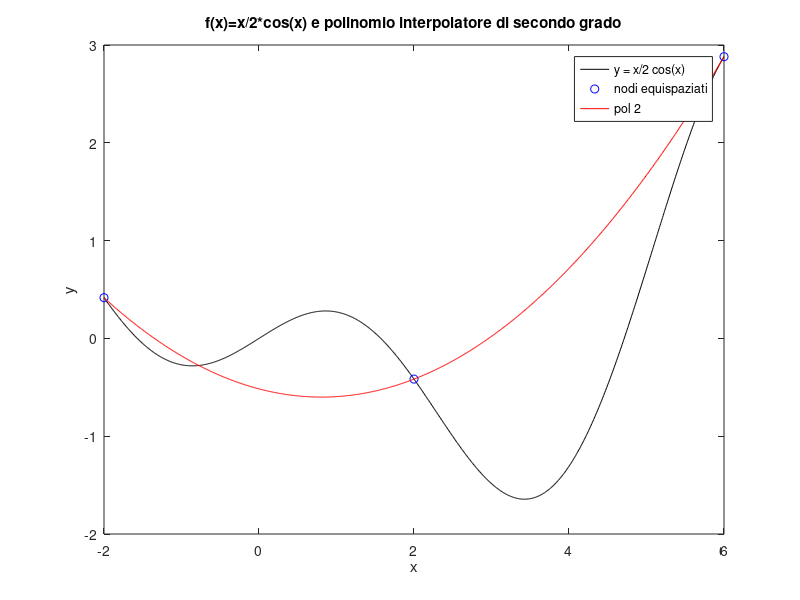
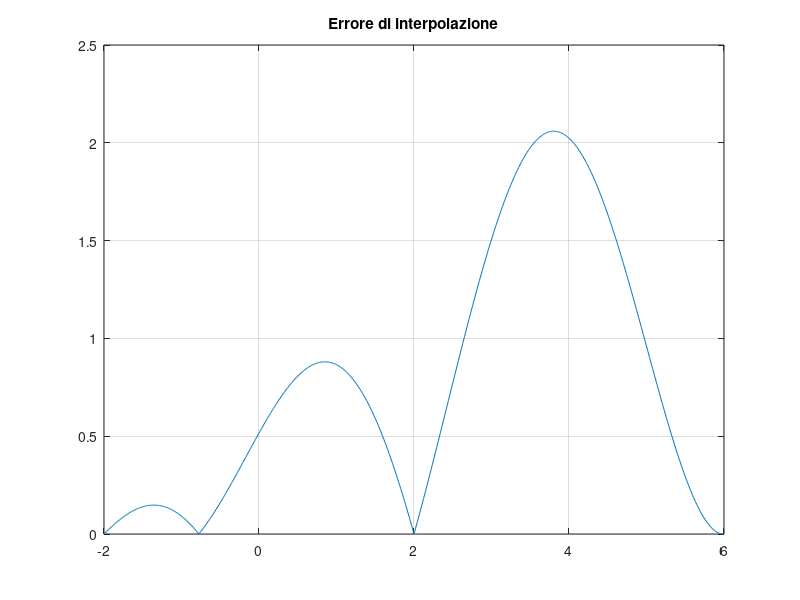
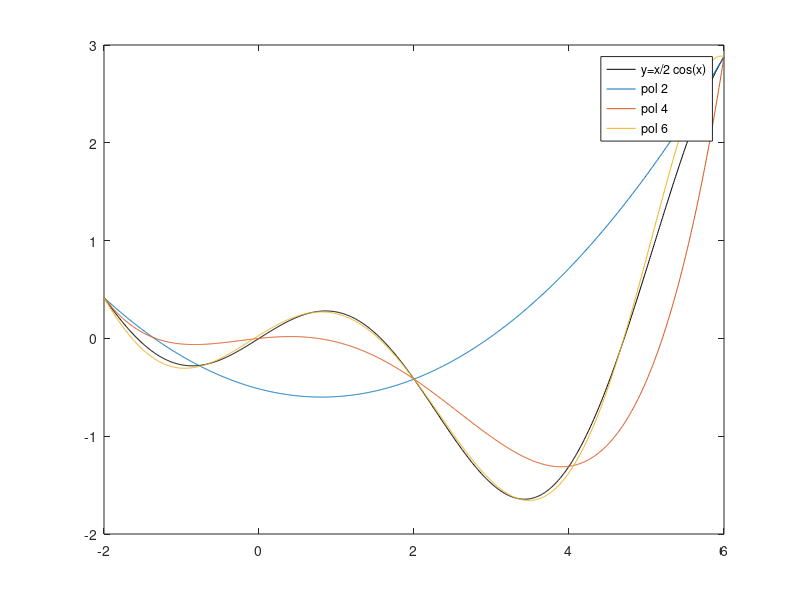
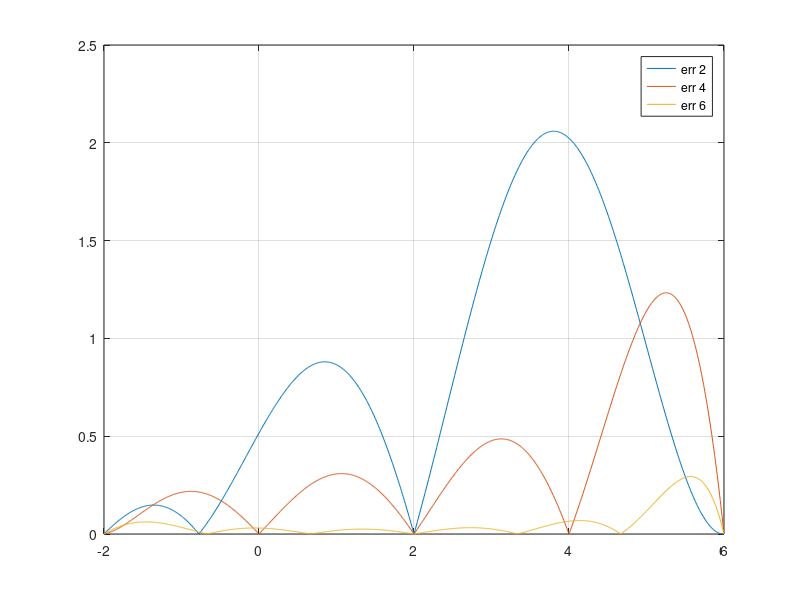

MATLAB code for these plots, in order:
clc; clear all; close all;

fun = @(x) (x/2).*cos(x);
a = -2; b = 6;
x_dis = linspace( a, b,1000 );
f_dis = fun(x_dis);
figure(1)
plot( x_dis, f_dis, 'k' )
xlabel('x'); ylabel('y')
title('f(x) = x/2*cos(x)')
%%
n=2;                        % grado richiesto del polinomio
h=(b-a)/n;                  % passo tra i nodi
x_nod=[a:h:b];% vettore dei nodi di interpolazione
f_nod = fun(x_nod);         % valutazione della funzione nei nodi   

P = polyfit(x_nod,f_nod,n)
%
%x_dis=linspace(a,b,1000);

P_dis=polyval(P,x_dis);

hold on;
plot(x_nod,f_nod,'bo')
plot(x_dis,P_dis,'r')
title('f(x)=x/2*cos(x) e polinomio interpolatore di secondo grado')
legend('y = x/2 cos(x)','nodi equispaziati','pol 2')

%%
err_dis=abs( P_dis - f_dis );
figure(2)
plot(x_dis,err_dis);
grid
title('Errore di interpolazione')
err_max=max(err_dis)
%%

PP_dis = []; err_dis = []; err_max = [];
for n = [2 4 6]
    h = ( b - a ) / n;
    x_nod = [ a : h : b ];
    f_nod = fun(x_nod);
    P = polyfit( x_nod, f_nod, n );
    P_dis = polyval( P, x_dis );
    PP_dis = [ PP_dis; P_dis ];
    err_dis = [ err_dis; abs( P_dis - f_dis ) ];
    err_max = [ err_max; max( abs( P_dis - f_dis ) ) ];
end
figure
plot( x_dis, f_dis, 'k')
hold on
plot( x_dis, PP_dis )
legend('y=x/2 cos(x)','pol 2', 'pol 4', 'pol 6')
figure
plot(x_dis,err_dis)
grid
legend('err 2', 'err 4', 'err 6')
